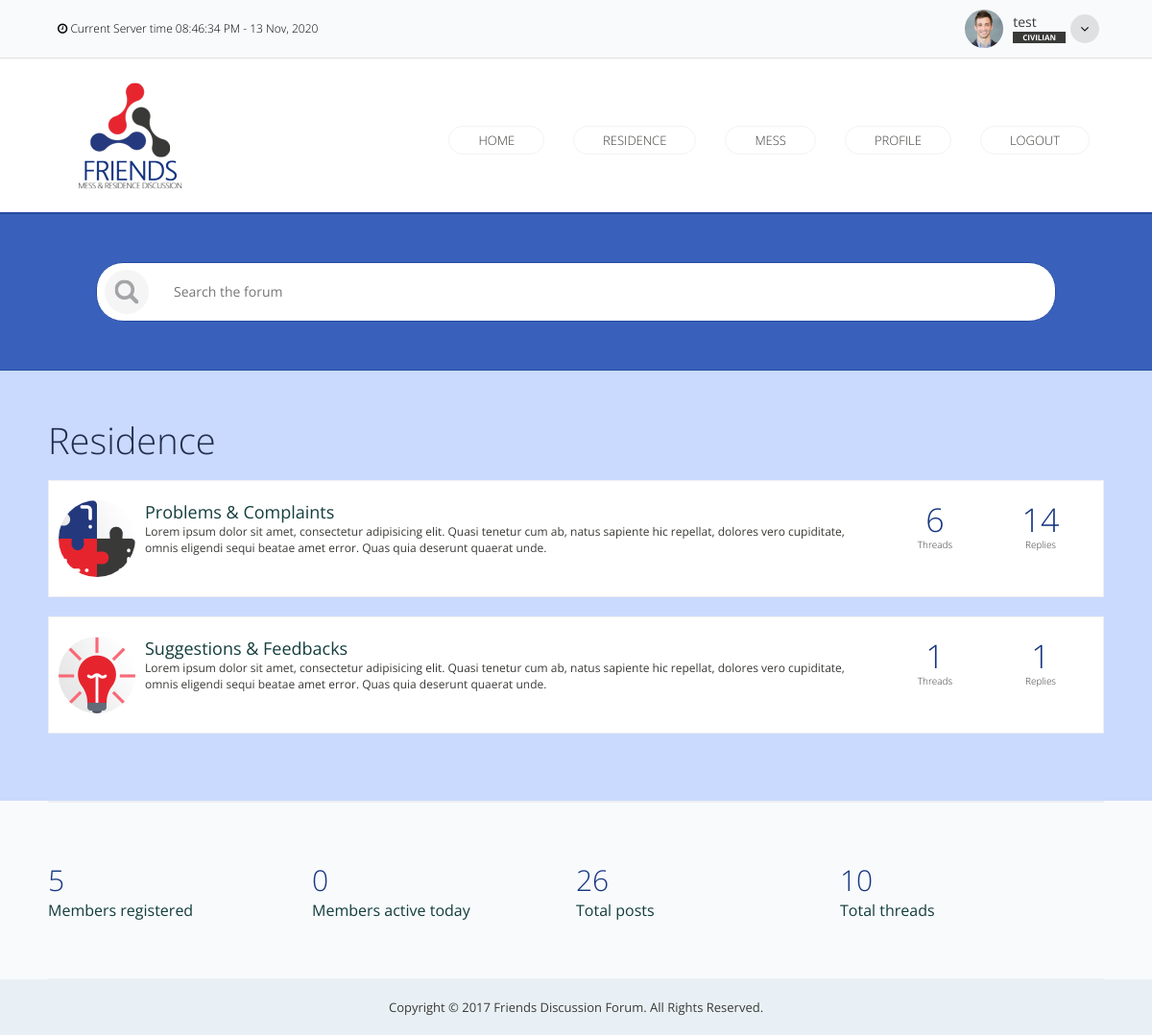
The page /category.php?id=1 (signed in) on the database its author committed.
### tables this page shows
CREATE TABLE `user_groups` (
  `id` int(11) NOT NULL,
  `group_key` int(11) NOT NULL,
  `group_name` varchar(255) NOT NULL,
  `badge_bg` varchar(255) NOT NULL,
  `badge_text` varchar(255) NOT NULL
);

CREATE TABLE `categories` (
  `id` int(11) NOT NULL,
  `name` varchar(255) NOT NULL,
  `description` varchar(535) DEFAULT NULL,
  `created_on` timestamp NOT NULL
);

CREATE TABLE `topics` (
  `id` int(11) NOT NULL,
  `name` varchar(255) NOT NULL,
  `description` varchar(535) NOT NULL,
  `icon` varchar(255) NOT NULL,
  `cat_id` int(11) NOT NULL,
  `created_on` timestamp NOT NULL,
  `updated_on` timestamp NULL DEFAULT NULL
);

CREATE TABLE `site_settings` (
  `id` int(11) NOT NULL,
  `name` varchar(255) NOT NULL,
  `value` varchar(535) DEFAULT NULL
);

### app/start.php (called while the page is built, shortened)
<?php
try {
    $db = new PDO('mysql: host=localhost;dbname=forum', 'root', '');
} catch (Exception $e) {
    echo 'Unable to connect to db' . $e;
    die();
}
function getSettings($name){
    global $db;
        $site_settings = $db->prepare('SELECT * FROM site_settings WHERE name = :name');
        $site_settings->execute(['name'=>$name]);
        $site_settings = $site_settings->fetch(PDO::FETCH_ASSOC);
    return $site_settings['value'];
}
if(isset($_SESSION['logged_in'])) {
    if($_SESSION['logged_in'] == true) {
        $userLogged = $_SESSION['logged_in'];
        $userData = $_SESSION['data'];
    } else {
        $userLogged = false;
    }
}

### app/functions.php (called while the page is built, shortened)
<?php
function isCategory($id) {
    global $db;
    $run = $db->prepare("SELECT * FROM categories where id = :id");
    $run->execute(['id' => $id]);
    $results = $run->fetch(PDO::FETCH_ASSOC);
    return $results;
}
function topicsList($category) {
    global $db;
    $category = (int)$category;
    $run = $db->prepare("SELECT * FROM topics WHERE cat_id = :category");
    $run->execute(['category' => $category]);
    $results = $run->fetchAll(PDO::FETCH_ASSOC);
    return $results;
}
function badgeDetails($key) {
    global $db;
    $key = (int)$key;
    $run = $db->prepare("SELECT * FROM user_groups WHERE group_key = :key");
    $run->execute(['key' => $key]);
    $results = $run->fetch(PDO::FETCH_ASSOC);
    return $results;
}
function catThreads($topic_id) {
    global $db;
    $run = $db->prepare("SELECT * FROM threads WHERE topic_id = :id AND is_deleted = 0");
    $run->execute(['id' => $topic_id]);
    $results = $run->fetchAll(PDO::FETCH_ASSOC);
    return count($results);
}
function catReplies($topic_id) {
    global $db;
    $run = $db->prepare("SELECT * FROM replies WHERE topic_id = :id AND is_deleted = 0");
    $run->execute(['id' => $topic_id]);
    $results = $run->fetchAll(PDO::FETCH_ASSOC);
    return count($results);
}
function totalUsers() {
    global $db;
    $run = $db->prepare("SELECT * FROM `users`");
    $run->execute();
    $result = count($run->fetchAll(PDO::FETCH_ASSOC));
    return $result;
}
function totalActive() {
    global $db;
    $date = date("Y-m-d");
    $run = $db->prepare("SELECT * FROM `login_log` WHERE login_date LIKE '%$date%'");
    $run->execute();
    $rr = $run->fetchAll(PDO::FETCH_ASSOC);
    $arr = [];
    $result = count($arr);
    return $result;
}
function totalPosts() {
    global $db;
    $run = $db->prepare("SELECT * FROM `replies` WHERE `is_deleted` = 0");
    $run->execute();
    $resultOne = count($run->fetchAll(PDO::FETCH_ASSOC));
    $run = $db->prepare("SELECT * FROM `threads` WHERE `is_deleted` = 0");
    $run->execute();
    $resultTwo = count($run->fetchAll(PDO::FETCH_ASSOC));
    return $resultOne+$resultTwo;
}
function totalThreads() {
    global $db;
    $run = $db->prepare("SELECT * FROM `threads` WHERE `is_deleted` = 0");
    $run->execute();
    $result = count($run->fetchAll(PDO::FETCH_ASSOC));
    return $result;
}

### app/views/category.php (the view)
<?php include 'layouts/header.php'; ?>
<?php include 'layouts/searchbar.php'; ?>
<section>
	<div id="category">
		<div class="category-heading">
			<h1><?=$info['name']?></h1>
		</div>
        <?php $topics = topicsList($info['id']);
            if(count($topics) > 0) {
            foreach($topics as $topic) { ?>
                <div class="category-box">
                    <div class="category-boxL">
                        <img src="<?=BASE_URL;?>/images/topic_pictures/<?=$topic['icon'];?>" alt="<?=$topic['name']?>">
                        <div class="cat-boxL-text">
                            <h3><a href="<?=BASE_URL;?>/topic.php?id=<?=$topic['id'];?>"><?=$topic['name']?></a></h3>
                            <p><?=$topic['description'];?></p>
                        </div>
                    </div>
                    <div class="category-stats">
                        <div class="cat-stats-box">
                            <h2><?=catThreads($topic['id'])?></h2>
                            <p>Threads</p>
                        </div>
                        <div class="cat-stats-box">
                            <h2><?=catReplies($topic['id'])?></h2>
                            <p>Replies</p>
                        </div>
                    </div>
                </div>
        <?php }
        } else { ?>
            No topics found
        <?php } ?>
        </div>
</section>
<?php include 'layouts/footer.php'; ?>

### app/views/layouts/header.php (shortened to what this page needs)
<!DOCTYPE html>
<html lang="en">
<head>
    <link rel="stylesheet" href="<?=BASE_URL?>/editor/minified/themes/default.min.css" media="all" />
    <link rel="stylesheet" href="<?=BASE_URL?>/css/font-awesome/css/font-awesome.min.css">
	<link rel="stylesheet" type="text/css" href="<?=BASE_URL?>/css/style.css">
</head>
<body>
<?php if($userLogged) {?>
    <?php $badgeTop = badgeDetails($userData['user_group']); ?>
<div id="topbar">
    <div class="topbar-inner">
        <div class="topbar-server">
            <i class="fa fa-clock-o"></i> <span>Current Server time</span>
            <?= date("h:i:s A - d M, Y") ?>
        </div>
        <div class="topbar-profile">
            <div class="topbar-icon">
                <img src="<?=BASE_URL?>/images/profile_pictures/<?=$userData['profile_picture']?>">
                <div class="topbar-user">
                    <p><?=$userData['username'];?></p>
                    <h5 style="background: #<?=$badgeTop['badge_bg'];?>;color:#<?=$badgeTop['badge_text'];?>"><?=$badgeTop['group_name'];?></h5>
                </div>
                <i class="fa fa-angle-down"></i>
            </div>
        </div>
    </div>
</div>
<?php } ?>
<header>
	<div id="header">
		<div class="header-inner">
			<div id="logo">
				<a href="<?=BASE_URL?>">
					<div class="logo"></div>
				</a>
			</div>
			<div class="navigation">
				<ul>
                    <?php if($userLogged){ ?>
					    <li><a href="<?=BASE_URL?>"><i class="home-icon"></i> Home</a></li>
					    <li><a href="<?=BASE_URL?>/category.php?id=1"><i class="residence-icon"></i> Residence</a></li>
					    <li><a href="<?=BASE_URL?>/category.php?id=2"><i class="mess-icon"></i> Mess</a></li>
                        <li><a href="<?=BASE_URL?>/profile.php?id=<?=$userData['id'];?>"><i class="register-icon"></i> Profile</a></li>
                        <li><a href="<?=BASE_URL?>/logout.php"><i class="login-icon"></i> Logout</a></li>
                    <?php } else { ?>
                        <li><a href="<?=BASE_URL?>/register.php"><i class="register-icon"></i> Sign Up</a></li>
                        <li><a href="<?=BASE_URL?>/login.php"><i class="login-icon"></i> Sign in</a></li>
                    <?php } ?>
				</ul>
			</div>
		</div>
	</div>
</header>

### app/views/layouts/footer.php (shortened to what this page needs)
<section>
<div id="webFoot">
    <div class="webFoot-inner">
        <?php if($userLogged){ ?>
            <div class="webFoot-stats">
                <ul>
                    <li><span><?=totalUsers()?></span> Members registered</li>
                    <li><span><?=totalActive()?></span> Members active today</li>
                    <li><span><?=totalPosts()?></span> Total posts</li>
                    <li><span><?=totalThreads()?></span> Total threads</li>
                </ul>
            </div>
        <?php } ?>
    </div>
</div>
</section>
<footer>
<div class="footer-copyright">
    <p>Copyright &copy; 2017 <?=getSettings('site_title')?>. All Rights Reserved.</p>
</div>
</footer>

### css/style.css (style rules this page uses)
* { margin: 0; padding: 0; }
body { margin: 0px; font-family: 'Open Sans', sans-serif; font-size: 14px; width: 100%; }
a { text-decoration: none !important; transition: all 0.2s ease 0s !important; }
#header { width: 100%; background: #FFFFFF; display: table; }
.header-inner { width: 1100px; background: #FFFFFF; display: table; padding: 20px 0; margin: 0 auto; }
#logo { width: 170px; height: 120px; float: left; }
.logo { width: 100%; height: 100%; background: url(../images/logo.png) no-repeat; }
.navigation { float: right; display: table; }
.navigation ul { margin: 25px 0; padding: 0; list-style: none; }
.navigation ul li { float: left; margin: 0 15px; text-align: center; }
.navigation ul li a { font-size: 13px; font-weight: 300; color: #393a37; text-transform: uppercase; padding: 5px 30px; border: 1px solid #f3f3f3; line-height: 80px; border-radius: 2em; }
.cat-stats-box { width: 50%; float: left; box-sizing: border-box; }
.cat-stats-box h2 { font-weight: 300; font-size: 34px; text-align: center; line-height: 40px; color: #153581; }
.cat-stats-box p { font-size: 10px; line-height: 12px; color: #393a37; font-weight: 300; text-align: center; }
#category { width: 100%; background: #cadaff; padding: 50px 0; display: table; }
.category-heading { width: 1100px; margin: 0 auto; }
.category-heading h1 { font-weight: 300; font-size: 38px; color: #212e4d; line-height: 44px; }
.category-box { width: 1100px; display: table; background: #FFF; border: 1px solid #edeff1; padding: 20px 10px; box-sizing: border-box; margin: 20px auto; }
.category-boxL { float: left; width: calc(100% - 220px); display: table; }
.category-boxL img { width: 80px; height: 80px; border-radius: 50%; display: block; float: left; }
.cat-boxL-text { width: calc(100% - 110px); margin-left: 10px; float: left; }
.cat-boxL-text h3 { font-size: 18px; color: #143d3d; font-weight: 400; }
.cat-boxL-text h3 a { color: #143d3d; }
.cat-boxL-text p { font-size: 12px; color: #393a37; }
.category-stats { width: 220px; float: right; display: table; }
#topbar { width: 100%; min-width: 1100px; background: #f8fafc; border-bottom: 1px solid #e0e0e0; display: table; }
.topbar-inner { width: 1100px; margin: 0px auto; padding: 10px 0; display: table; }
.topbar-server { font-weight: 300; font-size: 12px; line-height: 40px; padding: 0 10px; float: left; }
.topbar-profile { float: right; display: table; position: relative; }
.topbar-icon { width: 100%; display: table; cursor: pointer; }
.topbar-icon img { width: 40px; height: 40px; display: block; float: left; border-radius: 50%; }
.topbar-user { float: left; margin-left: 10px; display: table; }
.topbar-user p { font-weight: 400; font-size: 14px; color: #393a37; line-height: 16px; margin-top: 5px; }
.topbar-user h5 { padding: 2px 10px; font-weight: 700; text-align: center; text-transform: uppercase; font-size: 8px; line-height: 8px; margin-top: 2px; }
.topbar-icon i { float: left; width: 30px; height: 30px; line-height: 30px; text-align: center; background: rgba(0,0,0,0.1); border-radius: 50%; margin: 5px; }
#webFoot { width: 100%; background: #f8fafc; display: table; }
.webFoot-inner { width: 1100px; margin: 0 auto; background: #f8fafc; display: table; padding: 50px 0; border-top: 2px solid #edeff1; border-bottom: 1px solid #edeff1; }
.webFoot-stats { float: left; }
.webFoot-stats ul { margin: 0; padding: 0; list-style: none; }
.webFoot-stats ul li { font-size: 16px; font-weight: 400; color: #133d3d; width: 50%; margin: 10px 0; float: left; }
.webFoot-stats ul li span { font-weight: 300; font-size: 30px; display: block; color: #153581 }
.footer-copyright { width: 100%; background: #e9f0f5; padding: 20px 0; }
.footer-copyright p { font-weight: 400; font-size: 13px; color: #393a37; text-align: center; }

### app/views/layouts/footer.php (style rules this page uses)
.webFoot-stats { width: 100%; }
.webFoot-stats ul li { width: 25%; }

### rows shown on the page
user_groups: group_name "CIVILIAN"
categories: name "Residence"
topics: icon (picture), name "Problems & Complaints", description "Lorem ipsum dolor sit amet, consectetur adipisicing elit. Quasi tenetur cum ab, natus sapiente hic repellat, dolores vero cupiditate, omnis eligendi sequi beatae amet error. Quas quia deserunt quaerat unde.", id "6", id "14"
topics: icon (picture), name "Suggestions & Feedbacks", description "Lorem ipsum dolor sit amet, consectetur adipisicing elit. Quasi tenetur cum ab, natus sapiente hic repellat, dolores vero cupiditate, omnis eligendi sequi beatae amet error. Quas quia deserunt quaerat unde.", id "1"
site_settings: value "Friends Discussion Forum"

### other values the page prints
$userData['username'] "test"
totalUsers() "5"
totalActive() "0"
totalPosts() "26"
totalThreads() "10"
